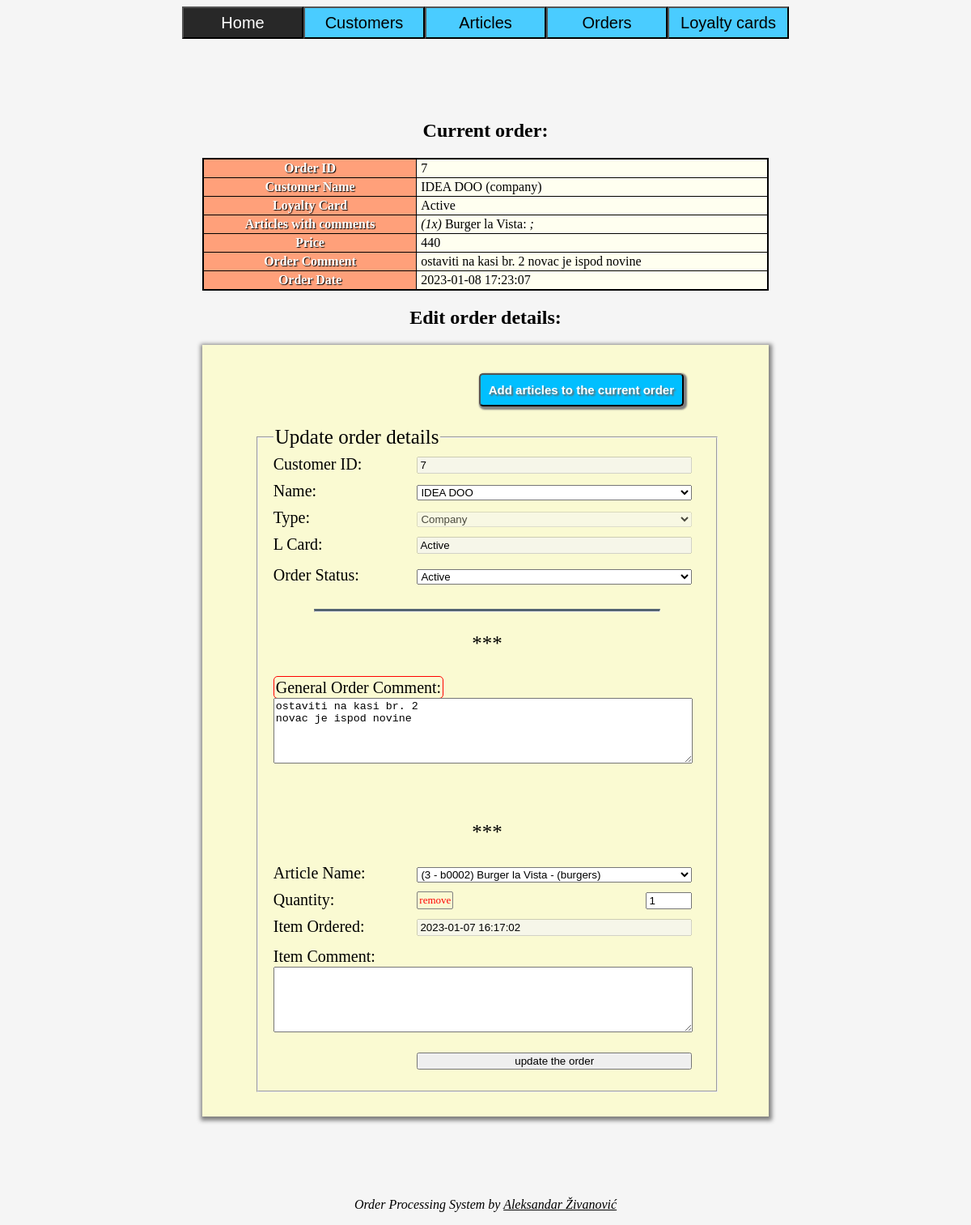
The page /editorder.php?editid=7 on the database its author committed.
### tables this page shows
CREATE TABLE `orders` (
  `id` int(10) NOT NULL,
  `ocid` int(10) NOT NULL,
  `ocomment` text DEFAULT NULL,
  `ostatus` varchar(8) NOT NULL DEFAULT 'active',
  `odate` timestamp NOT NULL DEFAULT current_timestamp()
);

CREATE TABLE `customers` (
  `id` int(11) NOT NULL,
  `cname` varchar(255) NOT NULL,
  `cstatus` varchar(8) NOT NULL DEFAULT 'active',
  `ctype` varchar(10) NOT NULL DEFAULT 'person',
  `ccomment` text DEFAULT NULL,
  `cupdated` timestamp NOT NULL DEFAULT current_timestamp() ON UPDATE current_timestamp(),
  `ccreated` timestamp NOT NULL DEFAULT current_timestamp()
);

CREATE TABLE `loyalty_card` (
  `id` int(11) NOT NULL,
  `lccid` int(10) NOT NULL,
  `lcstatus` varchar(8) NOT NULL DEFAULT 'active',
  `lccomment` text DEFAULT NULL,
  `lccreated` timestamp NOT NULL DEFAULT current_timestamp(),
  `lcupdated` timestamp NOT NULL DEFAULT current_timestamp() ON UPDATE current_timestamp()
);

CREATE TABLE `order_items` (
  `id` int(10) NOT NULL,
  `order_id` int(10) NOT NULL,
  `article_id` int(10) NOT NULL,
  `article_quantity` int(11) NOT NULL,
  `item_comment` text DEFAULT NULL,
  `oiupdated` timestamp NOT NULL DEFAULT current_timestamp() ON UPDATE current_timestamp()
);

CREATE TABLE `articles` (
  `id` int(11) NOT NULL,
  `aname` varchar(255) NOT NULL,
  `atype` varchar(255) NOT NULL,
  `acode` varchar(5) NOT NULL,
  `aprice` float NOT NULL,
  `aunit` varchar(10) NOT NULL,
  `acomment` text DEFAULT NULL,
  `astatus` varchar(8) NOT NULL DEFAULT 'active',
  `acreated` timestamp NOT NULL DEFAULT current_timestamp(),
  `aupdated` timestamp NOT NULL DEFAULT current_timestamp() ON UPDATE current_timestamp()
);

### editorder.php (the view, shortened to what the rows shown need)
<?php
!isset($_GET['editid']) || !is_numeric($_GET['editid']) || intval($_GET['editid']) < 1 ?
    die(header("location:orders.php")) : $theOrderId = filter_input(INPUT_GET, 'editid', FILTER_SANITIZE_NUMBER_INT);
require_once "classes/order.php";
require_once "classes/customer.php";
require_once "classes/article.php";
require_once "classes/loyaltycard.php";
require_once "includes/templates/header.php";
$order = new Order();
$theOrderDetails = $order->getOrderById($theOrderId);
$theOrderItems = $order->getOrderedArticlesByOrderId($theOrderId);
$customerId = $order->getColumnFromCustomerByOrderId('customers.id', $theOrderId);
$customer = new Customer();
$customerById = $customer->getCustomers($customerId);
$allCustomers = $customer->getCustomers('data');
$article = new Article();
$allArticles = $article->getAllArticles(null, null, "data", "ORDER BY atype");
$loyaltyCard = new LoyaltyCard();
$cardDetails = $loyaltyCard->getCardById($customerId);
$cardStatus = is_array($cardDetails) ? ucfirst($cardDetails['lcstatus']) : "Doesn't have";
?>
<main class="form-main">
    <h2 class="textcentered">Current order:</h2>
    <table id="existing-details-table">
        <tr>
            <th>Order ID</th>
            <td><?=$theOrderDetails['id'];?></td>
        </tr>
        <tr>
            <th>Customer Name</th>
            <td><?="{$customerById['cname']} ({$customerById['ctype']})";?></td>
        </tr>
        <tr>
            <th>Loyalty Card</th>
            <td><?=$cardStatus;?></td>
        </tr>
        <tr>
            <th>Articles with comments</th>
            <td>
                <?php
                    $priceArray = [];
                    $itemIdsAndPrices = [];
                    foreach($theOrderItems as $aSingleItem) {
                        $aSingleItemFromTheOrder = $order->getAnArticlDetailsByItemId($aSingleItem['article_id']);
                        echo "<div id='itemId{$aSingleItem['article_id']}'><i>({$aSingleItem['article_quantity']}x)</i> " . $aSingleItemFromTheOrder['aname'] . ": <i>" . $aSingleItem['item_comment'] . ";</i><br></div>";
                        $resultOfArticleId = $order->getArticleNameAndPriceFromId($aSingleItem['article_id']);
                        $itemIdsAndPrices[] = ['id' => $aSingleItemFromTheOrder['article_id'], 'price' => $aSingleItemFromTheOrder['aprice']];
                        array_push($priceArray, $resultOfArticleId['aprice'] * $aSingleItem['article_quantity']);
                    }
                    $totalPrice = array_sum($priceArray);
                    $itemIdsAndPrices = array_column($itemIdsAndPrices, 'price', 'id');
                ?>
            </td>
        </tr>
        <tr>
            <th>Price</th>
        </tr>
        <tr>
            <th>Order Comment</th>
            <td><?=$theOrderDetails['ocomment'];?></td>
        </tr>
        <tr>
            <th>Order Date</th>
            <td><?=$theOrderDetails['odate'];?></td>
        </tr>
    </table>
    <h2 class="textcentered">Edit order details:</h2>
    <div class="form-wrapper">
        <form action="includes/updateorder.php" method="POST">
            <fieldset>
                <legend>Update order details</legend>
                <div class="input-item">
                    <label for="oldCustomerId">Customer ID:</label>
                    <input type="text" id="displayCustomerId" value="<?= $customerById['id']; ?>" disabled>
                </div>
                <div class="input-item">
                    <label for="customerId">Name:</label>
                    <select id="customerId" name="customerId" onchange="updateCustomerId()">
                    </select>
                </div>
                <div class="input-item">
                    <label for="customerType">Type:</label>
                    <select name="customerType" id="customerType" disabled>
                    </select>
                </div>
                <div class="input-item">
                    <label for="customerLCard">L Card:</label>
                    <input type="text" id="customerLCard" class="lcard" value="<?=$cardStatus; ?>" disabled>
                </div>
                <div class="input-item">
                    <label for="orderStatus">Order Status:</label>
                    <select name="orderStatus" id="orderStatus">
                        <?php
                        $allStatuses = $order->orderStatusExists();
                        foreach($allStatuses as $singleStatus) {
                            if($theOrderDetails['ostatus'] == $singleStatus) {
                                echo "<option value='{$singleStatus}' selected>" . ucfirst($singleStatus) . "</option>";
                            } else {
                                echo "<option value='{$singleStatus}'>" . ucfirst($singleStatus) . "</option>";
                            }
                        }
                        ?>
                    </select>
                    <br>
                </div>
                <hr>
                <p class="textcentered">***</p>
                <label id="orderComment">General Order Comment:</label>
                <textarea name="orderComment" class="comment"
                          rows="5"><?php echo !empty($theOrderDetails['ocomment']) ? $theOrderDetails['ocomment'] : ""; ?></textarea>
                <?php
                foreach($theOrderItems as $key => $singleItem):
                    ?>
                <div id="article-block<?=$singleItem['article_id'];?>">
                    <p class="textcentered">***</p>
                    <div class="input-item">
                        <label>Article Name:</label>
                        <select name="articleId<?=$key; ?>">
                            <?php
                            foreach($allArticles as $singleArticle) {
                                if($singleArticle['id'] == $singleItem['article_id']) {
                                    echo "<option value='{$singleArticle['id']}' selected>({$singleArticle['id']} - {$singleArticle['acode']}) {$singleArticle['aname']} - ({$singleArticle['atype']})</option>";
                                } else {
                                    echo "<option value='{$singleArticle['id']}'>({$singleArticle['id']} - {$singleArticle['acode']}) {$singleArticle['aname']} - ({$singleArticle['atype']})</option>";
                                }
                            }
                            ?>
                        </select>
                    </div>
                    <div class="input-item">
                        <label>Quantity:</label>
                        <span onclick="removeArticleFromOrder(
                        <?=$singleItem['article_id']; ?>,
                        <?=$singleItem['id']; ?>,
                        <?=$singleItem['article_quantity']; ?>,
                        <?=$itemIdsAndPrices[$singleItem['article_id']]; ?>,
                        <?=$totalPrice; ?>
                                )" class="remove-article">remove</span>
                        <input type="number" name="articleQuantity<?=$key; ?>" id="articleQuantity" value="<?= $singleItem['article_quantity']; ?>">
                    </div>
                    <div class="input-item">
                        <label>Item Ordered:</label>
                        <input type="text" id="articleOrdered" value="<?= $singleItem['oiupdated']; ?>" disabled>
                    </div>
                    <label>Item Comment:</label>
                    <textarea name="itemComment<?=$key; ?>" class="comment"
                              rows="5"><?php echo $singleItem['item_comment'] != 'NULL' && !empty($singleItem['item_comment']) ? $singleItem['item_comment'] : ''; ?></textarea><br>
                </div>
                <?php
                endforeach;
                ?>
                <div class="input-item">
                    <input type="submit" name="update_order" value="update the order">
                </div>
            </fieldset>
        </form>
    </div>
</main>
<?php include_once("includes/templates/footer.php"); ?>

### rows shown on the page
orders: id "7", ocomment "ostaviti na kasi br. 2 novac je ispod novine", odate "2023-01-08 17:23:07", orderStatus "Active", orderComment "ostaviti na kasi br. 2 novac je ispod novine"
customers: cname "IDEA DOO", ctype "company", id "7"
loyalty_card: lcstatus "Active"
order_items: article_quantity "1", article.aname "Burger la Vista", oiupdated "2023-01-07 16:17:02"

### other values the page prints
$buttonTitle "Customers"
$buttonTitle "Articles"
$buttonTitle "Orders"
$buttonTitle "Loyalty cards"
$totalPrice "440"
form field customerId "IDEA DOO"
